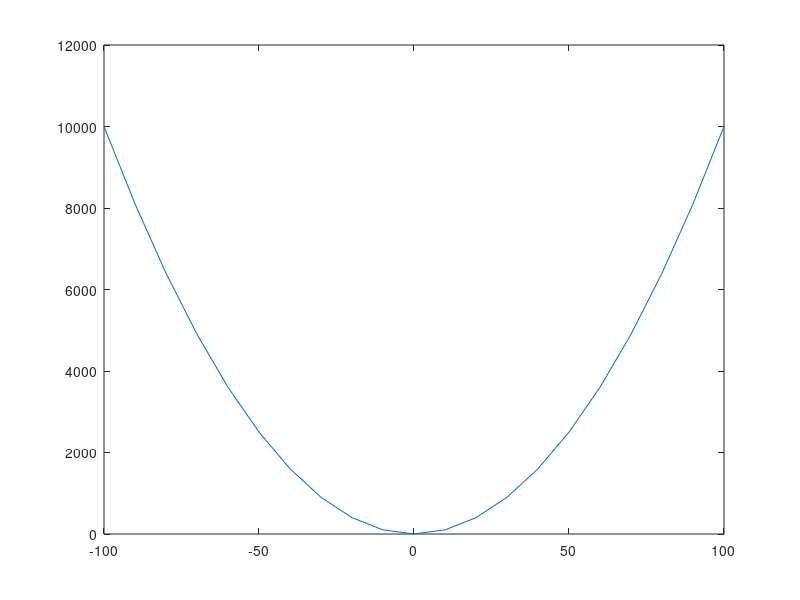

This chart was generated by the following MATLAB code:
% Octave Script
% Title         :Grafica 2
% Author        :Kevin Yoan Calderón García
% Description   :Script para graficar una funcion
% Date          :28/10/2021
% Version       :1
% Usage         :octave
%               :
%               :Requiere de octave

clear
% Dominio de la funcion
x = -100:10:100;
% Rango de la funcion
fx = ((1)+(x.^2)); 
% Funcion con el plot
plot(x, fx)
